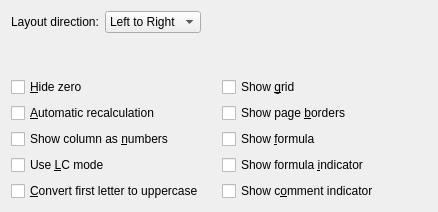
<ui version="4.0" >
 <author>Ariya Hidayat &lt;ariya@kde.org></author>
 <comment>This file is part of the KDE project
Copyright (C) 2004 Ariya Hidayat &lt;ariya@kde.org>

This library is free software; you can redistribute it and/or
modify it under the terms of the GNU Library General Public
License as published by the Free Software Foundation; either
version 2 of the License, or (at your option) any later version.

This library is distributed in the hope that it will be useful,
but WITHOUT ANY WARRANTY; without even the implied warranty of
MERCHANTABILITY or FITNESS FOR A PARTICULAR PURPOSE.  See the
GNU Library General Public License for more details.

You should have received a copy of the GNU Library General Public
License along with this library; see the file COPYING.LIB.  If not,
write to the Free Software Foundation, Inc., 51 Franklin Street,
Fifth Floor, Boston, MA 02110-1301, USA.</comment>
 <class>SheetPropertiesWidget</class>
 <widget class="QWidget" name="SheetPropertiesWidget" >
  <property name="geometry" >
   <rect>
    <x>0</x>
    <y>0</y>
    <width>438</width>
    <height>212</height>
   </rect>
  </property>
  <property name="sizePolicy" >
   <sizepolicy vsizetype="Minimum" hsizetype="Preferred" >
    <horstretch>0</horstretch>
    <verstretch>0</verstretch>
   </sizepolicy>
  </property>
  <property name="windowTitle" >
   <string>SheetPropertiesBase</string>
  </property>
  <layout class="QVBoxLayout" >
   <item>
    <layout class="QHBoxLayout" >
     <item>
      <layout class="QHBoxLayout" >
       <item>
        <widget class="QLabel" name="textLabel1" >
         <property name="text" >
          <string>Layout direction:</string>
         </property>
        </widget>
       </item>
       <item>
        <widget class="KComboBox" name="directionComboBox" >
         <property name="whatsThis" >
          <string>Defaut is that the first column of the sheet is on the left. If you choose Right to Left, then the first column will be on the right and the others added from right to left.</string>
         </property>
         <item>
          <property name="text" >
           <string>Left to Right</string>
          </property>
         </item>
         <item>
          <property name="text" >
           <string>Right to Left</string>
          </property>
         </item>
        </widget>
       </item>
      </layout>
     </item>
     <item>
      <spacer>
       <property name="orientation" >
        <enum>Qt::Horizontal</enum>
       </property>
       <property name="sizeType" >
        <enum>QSizePolicy::Expanding</enum>
       </property>
       <property name="sizeHint" >
        <size>
         <width>40</width>
         <height>20</height>
        </size>
       </property>
      </spacer>
     </item>
    </layout>
   </item>
   <item>
    <spacer>
     <property name="orientation" >
      <enum>Qt::Vertical</enum>
     </property>
     <property name="sizeType" >
      <enum>QSizePolicy::Expanding</enum>
     </property>
     <property name="sizeHint" >
      <size>
       <width>20</width>
       <height>20</height>
      </size>
     </property>
    </spacer>
   </item>
   <item>
    <layout class="QGridLayout" >
     <item row="4" column="1" >
      <widget class="QCheckBox" name="showCommentIndicatorCheckBox" >
       <property name="whatsThis" >
        <string>If this box is checked cells containing comments will be marked by a small red triangle at the top right corner.</string>
       </property>
       <property name="text" >
        <string>Show c&amp;omment indicator</string>
       </property>
      </widget>
     </item>
     <item row="3" column="0" >
      <widget class="QCheckBox" name="useLCModeCheckBox" >
       <property name="whatsThis" >
        <string>If this box is checked the cell reference shown at the left end of the Formula Bar will be displayed in LC mode (i.e. L2C3) rather than in its normal form B3. This does not seem to be of much use at the moment.</string>
       </property>
       <property name="text" >
        <string>Use &amp;LC mode</string>
       </property>
      </widget>
     </item>
     <item row="1" column="1" >
      <widget class="QCheckBox" name="showPageBordersCheckBox" >
       <property name="whatsThis" >
        <string>If you check this option, the page borders will be drawn on your current sheet. Per default the page borders are not displayed. It is useful to see the page borders if you want to print your sheet.</string>
       </property>
       <property name="text" >
        <string>Show page &amp;borders</string>
       </property>
      </widget>
     </item>
     <item row="4" column="0" >
      <widget class="QCheckBox" name="capitalizeFirstLetterCheckBox" >
       <property name="whatsThis" >
        <string>Check this box and the first letter of any text you type in will automatically be converted to uppercase.</string>
       </property>
       <property name="text" >
        <string>&amp;Convert first letter to uppercase</string>
       </property>
      </widget>
     </item>
     <item row="0" column="0" >
      <widget class="QCheckBox" name="hideZeroCheckBox" >
       <property name="whatsThis" >
        <string>If this box is checked any cell containing the value zero will appear blank.</string>
       </property>
       <property name="text" >
        <string>&amp;Hide zero</string>
       </property>
      </widget>
     </item>
     <item row="2" column="1" >
      <widget class="QCheckBox" name="showFormulaCheckBox" >
       <property name="whatsThis" >
        <string>If this box is checked KCells will display the actual formulae in cells rather than the results.</string>
       </property>
       <property name="text" >
        <string>Show &amp;formula</string>
       </property>
      </widget>
     </item>
     <item row="2" column="0" >
      <widget class="QCheckBox" name="showColumnAsNumbersCheckBox" >
       <property name="whatsThis" >
        <string>If this box is checked the column headings will show as numbers rather than as letters. Letters are default.</string>
       </property>
       <property name="text" >
        <string>Show column as &amp;numbers</string>
       </property>
      </widget>
     </item>
     <item row="3" column="1" >
      <widget class="QCheckBox" name="showFormulaIndicatorCheckBox" >
       <property name="whatsThis" >
        <string>If this box is checked KCells will display a small blue triangle at the bottom left corner of cells containing formulae. This is useful if you want to protect cells with formulae.</string>
       </property>
       <property name="text" >
        <string>Show formula &amp;indicator</string>
       </property>
      </widget>
     </item>
     <item row="0" column="1" >
      <widget class="QCheckBox" name="showGridCheckBox" >
       <property name="whatsThis" >
        <string>If checked, the grid (the cell limits) will be shown. This is the default. If unchecked, the grid will be hidden.</string>
       </property>
       <property name="text" >
        <string>Show &amp;grid</string>
       </property>
      </widget>
     </item>
     <item row="1" column="0" >
      <widget class="QCheckBox" name="autoCalcCheckBox" >
       <property name="whatsThis" >
        <string>This setting controls whether formulae are recalculated automatically when the value of any cell they refer to changes.</string>
       </property>
       <property name="text" >
        <string>&amp;Automatic recalculation</string>
       </property>
      </widget>
     </item>
    </layout>
   </item>
  </layout>
 </widget>
 <layoutfunction spacing="KDialog::spacingHint" margin="KDialog::marginHint" />
  <customwidgets>
  <customwidget>
   <class>KComboBox</class>
   <extends>QComboBox</extends>
   <header>kcombobox.h</header>
  </customwidget>
 </customwidgets>
 <tabstops>
  <tabstop>directionComboBox</tabstop>
  <tabstop>hideZeroCheckBox</tabstop>
  <tabstop>showGridCheckBox</tabstop>
  <tabstop>autoCalcCheckBox</tabstop>
  <tabstop>showPageBordersCheckBox</tabstop>
  <tabstop>showColumnAsNumbersCheckBox</tabstop>
  <tabstop>showFormulaCheckBox</tabstop>
  <tabstop>useLCModeCheckBox</tabstop>
  <tabstop>showFormulaIndicatorCheckBox</tabstop>
  <tabstop>capitalizeFirstLetterCheckBox</tabstop>
  <tabstop>showCommentIndicatorCheckBox</tabstop>
 </tabstops>
 <includes>
 </includes>
 <resources/>
 <connections/>
</ui>
